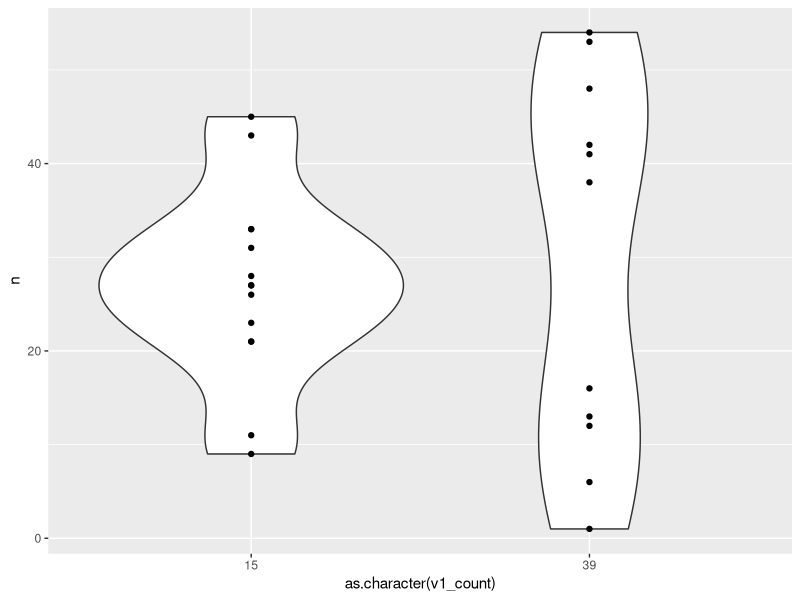
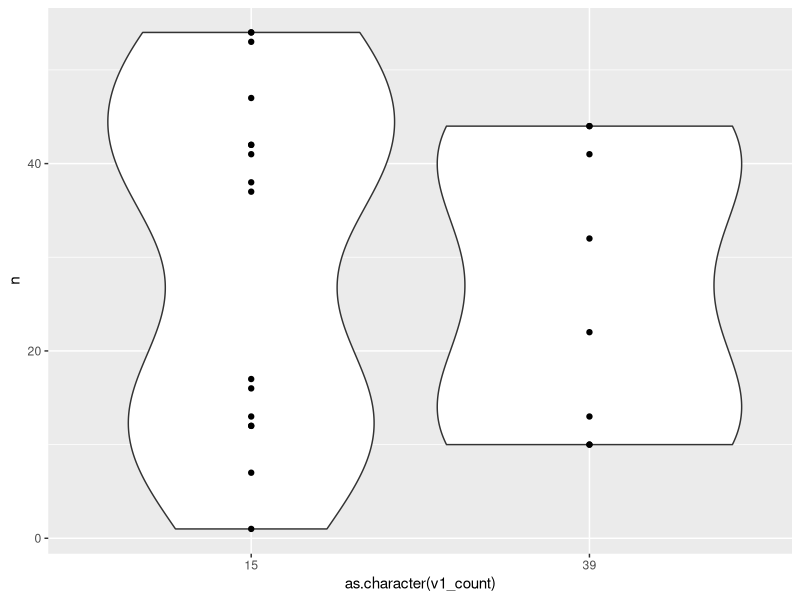
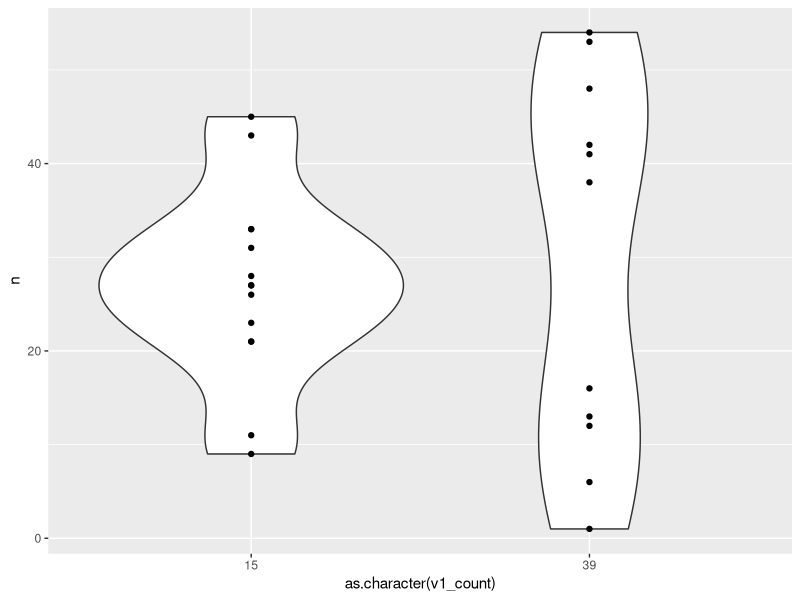
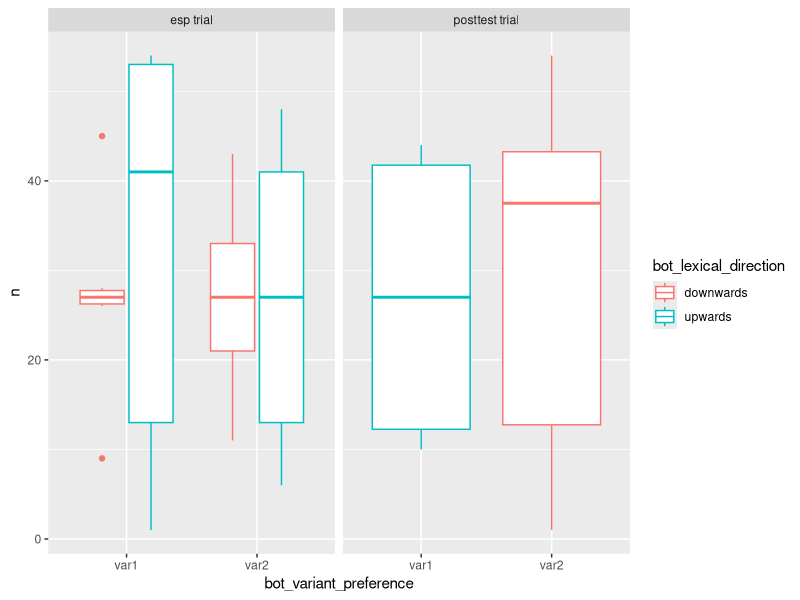
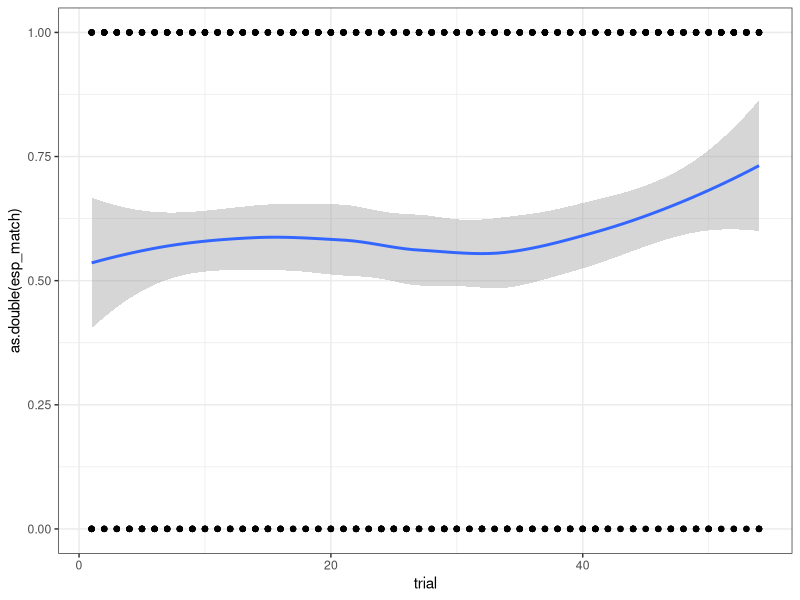
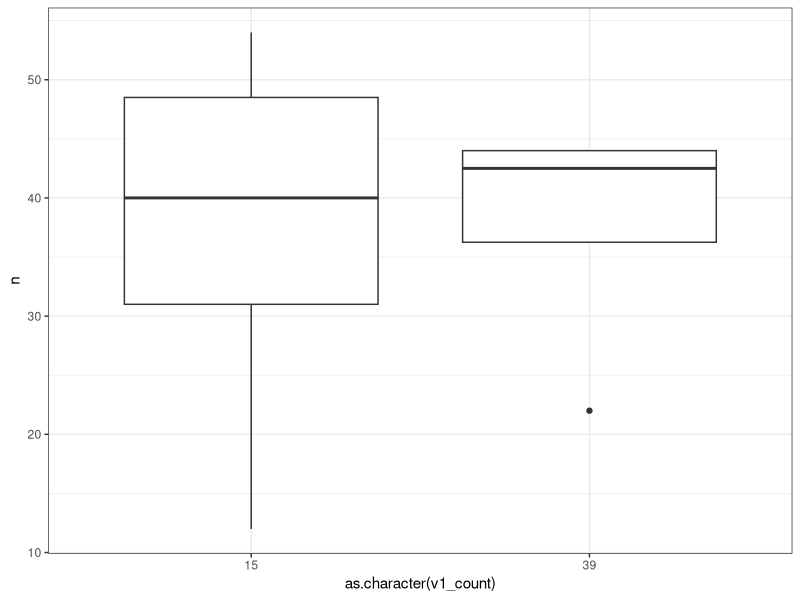

Generate these figures, in order, with R:
# check hesp data
setwd('~/Github/Racz2024')
library(tidyverse)
library(ggthemes)
library(glue)
library(magrittr)

# pilot had the labels and word ranking off

d = read_tsv('exp_data/esp/prolific_esp_pilot.tsv')

d = d %>% 
  filter(trial_kind == 'esp trial') %>% 
  distinct(bot_variant_preference,bot_lexical_direction,word_rank,esp_v1) %>% 
  count(bot_variant_preference,bot_lexical_direction,esp_v1) %>% 
  pivot_wider(names_from = esp_v1, values_from = n) %>% 
  rename(v1_count = `TRUE`) %>% 
  select(-`FALSE`) %>% 
  left_join(d)

d %>%
  distinct(list_number,v1_count)

d %>% 
  filter(trial_kind == 'esp trial') %>% 
  count(part_id,v1_count,picked_v1) %>% 
  ggplot(aes(as.character(v1_count),n)) +
  geom_violin() +
  geom_point()

d %>% 
  filter(trial_kind == 'posttest trial') %>% 
  count(part_id,v1_count,picked_v1) %>% 
  ggplot(aes(as.character(v1_count),n)) +
  geom_violin() +
  geom_point()

d %>% 
  filter(trial_kind == 'esp trial') %>% 
  count(part_id,v1_count,picked_v1) %>% 
  ggplot(aes(as.character(v1_count),n)) +
  geom_violin() +
  geom_point()

d %>% 
  count(part_id,bot_variant_preference,bot_lexical_direction,picked_v1,trial_kind) %>% 
  ggplot(aes(bot_variant_preference,n,colour = bot_lexical_direction)) +
  geom_boxplot() +
  facet_wrap( ~ trial_kind)

d %<>% 
  group_by(part_id) %>% 
  arrange(trial_index) %>% 
  mutate(trial = 1:108) %>% 
  ungroup()

d %>% 
  filter(trial_kind == 'esp trial') %>% 
  ggplot(aes(trial,as.double(esp_match))) +
  geom_point() +
  geom_smooth() +
  theme_bw()

d %>% 
  filter(trial_kind == 'posttest trial',picked_v1) %>% 
  count(part_id,v1_count) %>% 
  ggplot(aes(as.character(v1_count),n)) +
  geom_boxplot() +
  theme_bw()

laci = d %>% 
  filter(trial_kind == 'posttest trial',picked_v1) %>% 
  count(part_id,v1_count)

summary(lm(n ~ v1_count, data = laci)  )
